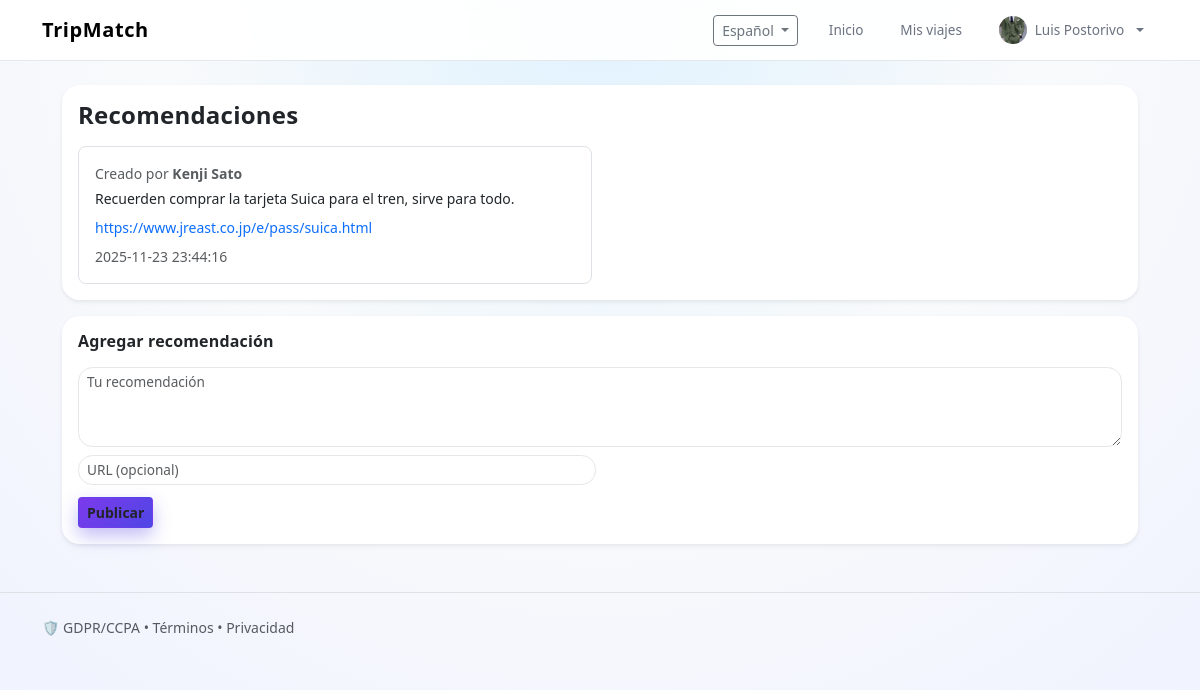
The page /?screen=recommendations&lang=es&trip_id=116 (signed in) on the database its author committed.
### tables this page shows
CREATE TABLE `users` (
  `id` int(10) UNSIGNED NOT NULL,
  `name` varchar(100) NOT NULL,
  `email` varchar(150) NOT NULL,
  `password_hash` varchar(255) DEFAULT NULL,
  `country` varchar(100) DEFAULT NULL,
  `bio` text DEFAULT NULL,
  `avatar` varchar(255) DEFAULT NULL,
  `show_bio` tinyint(1) NOT NULL DEFAULT 1,
  `sos_enabled` tinyint(1) NOT NULL DEFAULT 0,
  `share_location` tinyint(1) NOT NULL DEFAULT 0,
  `languages` longtext DEFAULT NULL CHECK (json_valid(`languages`)),
  `not_traveling` tinyint(1) NOT NULL DEFAULT 0,
  `phone` varchar(50) DEFAULT NULL,
  `created_at` datetime NOT NULL,
  `updated_at` datetime DEFAULT current_timestamp() ON UPDATE current_timestamp(),
  `last_login` datetime DEFAULT NULL
);

CREATE TABLE `tips` (
  `id` int(10) UNSIGNED NOT NULL,
  `user_id` int(10) UNSIGNED NOT NULL,
  `trip_id` int(10) UNSIGNED DEFAULT NULL,
  `text` text NOT NULL,
  `url` varchar(255) DEFAULT NULL,
  `created_at` datetime NOT NULL
);

### app/helpers.php (called while the page is built, shortened)
<?php
function html($s)
{
    return htmlspecialchars($s ?? '', ENT_QUOTES, 'UTF-8');
}
function is_logged_in($user)
{
    return is_array($user ?? null) && !empty($user['id']);
}

### app/bootstrap.php (called while the page is built, shortened)
<?php
require __DIR__ . '/helpers.php';
function load_current_user()
{
    $pdo = db();
    if (!empty($_SESSION['user_id'])) {
        $stmt = $pdo->prepare('SELECT * FROM users WHERE id = :id');
        $stmt->execute([':id' => $_SESSION['user_id']]);
        $user = $stmt->fetch();
        if ($user) {
            return $user;
        }
    }
    return null;
}
function load_tips($tripId = null)
{
    $pdo = db();
    $sql = "SELECT t.*, u.name AS user_name
            FROM tips t
            JOIN users u ON u.id = t.user_id
            WHERE 1 = 1";
    $params = [];
    if (!empty($tripId)) {
        $sql .= " AND t.trip_id = :trip_id";
        $params[':trip_id'] = (int)$tripId;
    }
    $sql .= " ORDER BY t.created_at DESC";
    $stmt = $pdo->prepare($sql);
    $stmt->execute($params);
    return $stmt->fetchAll();
}

### views/recommendations.php (the view, shortened to what this page needs)
<?php
function view_recommendations($t, $tips)
{
    ?>
<section class="mb-4">
  <div class="card shadow-sm border-0 mb-3">
    <div class="card-body">
      <h2 class="h4 fw-semibold mb-3"><?=html($t['recommendations'] ?? 'Recomendaciones')?></h2>
      <div class="row g-3">
        <?php if (!empty($tips)): ?>
          <?php foreach ($tips as $tip): ?>
            <div class="col-md-6">
              <div class="border rounded-3 p-3 h-100 d-flex flex-column">
                <div class="small text-muted mb-1">
                  <?=html($t['created'] ?? 'Creado')?> <?=html($t['by'] ?? 'por')?>
                  <b><?=html($tip['user_name'] ?? 'Usuario')?></b>
                </div>
                <p class="small mb-2 flex-grow-1">
                  <?=html($tip['text'] ?? ($tip['body'] ?? ($tip['tip'] ?? '')))?>
                </p>
                <?php if (!empty($tip['url'])): ?>
                  <a href="<?=html($tip['url'])?>" class="small text-decoration-none mb-2" target="_blank" rel="noopener">
                    <?=html($tip['url'])?>
                  </a>
                <?php endif; ?>
                <div class="mt-auto d-flex justify-content-between align-items-center small text-muted">
                  <span>
                    <?php if (!empty($tip['created_at'])): ?>
                      <?=html($tip['created_at'])?>
                    <?php endif; ?>
                  </span>
                </div>
              </div>
            </div>
          <?php endforeach; ?>
        <?php else: ?>
          <div class="col-12">
            <p class="text-muted small mb-0"><?=html($t['no_recommendations'] ?? 'Todavía no hay recomendaciones.')?></p>
          </div>
        <?php endif; ?>
      </div>
    </div>
  </div>
  <div class="card shadow-sm border-0">
    <div class="card-body">
      <h3 class="h6 fw-semibold mb-3"><?=html($t['add_recommendation'] ?? 'Agregar recomendación')?></h3>
      <form method="post">
        <div class="row g-2">
          <div class="col-12">
            <textarea name="text" rows="3" class="form-control form-control-sm" placeholder="<?=html($t['your_recommendation'] ?? 'Tu recomendación')?>"></textarea>
          </div>
          <div class="col-md-6">
            <input name="url" class="form-control form-control-sm" placeholder="URL (opcional)" />
          </div>
          <div class="col-12">
            <button class="btn btn-warning btn-sm mt-1 text-dark fw-semibold" type="submit">
              <?=html($t['publish'] ?? 'Publicar')?>
            </button>
          </div>
        </div>
      </form>
    </div>
  </div>
</section>
    <?php
}

### views/layout_header.php (shortened to what this page needs)
<?php
function nav_link($label, $screen)
{
    $lang = $_SESSION['lang'] ?? 'es';
    return '<a class="nav-link small" href="?screen='
        . htmlspecialchars($screen, ENT_QUOTES)
        . '&lang=' . htmlspecialchars($lang, ENT_QUOTES) . '">'
        . html($label) . '</a>';
}
function render_header($t, $STRINGS, $locale, $user)
{
    global $APP_NAME;
    ?>
<!DOCTYPE html>
<html lang="<?=html($locale)?>">
<head>
  <link href="https://cdn.jsdelivr.net/npm/bootstrap@5.3.3/dist/css/bootstrap.min.css" rel="stylesheet">
  <link rel="stylesheet" href="css/theme.css">
  <link rel="stylesheet" href="https://unpkg.com/leaflet@1.9.4/dist/leaflet.css"
/>
</head>
<body class="tm-body">
  <nav class="navbar tm-navbar navbar-expand-lg sticky-top">
    <div class="container">
      <a class="navbar-brand fw-bold" href="?screen=landing&lang=<?=html($locale)?>">
        <?=html($t['brand'] ?? $APP_NAME)?>
      </a>
      <div class="collapse navbar-collapse" id="mainNavbar">
        <ul class="navbar-nav ms-auto align-items-lg-center gap-lg-2">
          <li class="nav-item dropdown me-2">
            <button class="btn btn-outline-secondary btn-sm dropdown-toggle d-flex align-items-center"
                    id="langDropdown" data-bs-toggle="dropdown" type="button" aria-expanded="false">
              <span class="me-1">
                <?=html($STRINGS[$locale]['i18n'] ?? strtoupper($locale))?>
              </span>
            </button>
          </li>
          <?php if (is_logged_in($user)): ?>
          <li class="nav-item">
            <?= nav_link('Inicio', 'landing'); ?>
          </li>
          <li class="nav-item">
            <?= nav_link($t['myTrips'], 'trips'); ?>
          </li>
          <?php endif; ?>
          <?php if (!is_logged_in($user)): ?>
            <li class="nav-item">
              <?= nav_link($t['getStarted'], 'login'); ?>
            </li>
          <?php else: ?>
            <li class="nav-item dropdown">
              <a class="nav-link dropdown-toggle small d-flex align-items-center gap-2"
                 href="#"
                 role="button"
                 data-bs-toggle="dropdown">
                <?php $avatar = $user['avatar'] ?? null; ?>
                <?php if (!empty($avatar)): ?>
                  <img
                    src="uploads/avatars/<?=html($avatar)?>"
                    alt="<?=html($user['name'] ?? 'U')?>"
                    class="rounded-circle"
                    style="width: 28px; height: 28px; object-fit: cover;">
                <?php endif; ?>
                <span><?=html($user['name'] ?? 'Usuario')?></span>
              </a>
            </li>
          <?php endif; ?>
</ul>
      </div>
    </div>
  </nav>
  <main class="container my-4">
    <?php
}

### public/css/theme.css (style rules this page uses)
:root { --tm-primary: #7c3aed; --tm-primary-soft: #ede9fe; --tm-secondary: #22c55e; --tm-accent: #f97316; --tm-bg: #f3f4f6; --tm-text-main: #0f172a; --tm-text-muted: #6b7280; }
.tm-body { font-family: "Poppins", system-ui, -apple-system, BlinkMacSystemFont, "Segoe UI", sans-serif; background: radial-gradient(circle at top, #e0f2fe 0, #f9fafb 45%, #eef2ff 100%); color: var(--tm-text-main); min-height: 100vh; }
main.container { max-width: 1100px; }
.card, .btn, .form-control, .form-select, .navbar, .badge { transition: all 0.18s ease-out; }
.navbar.tm-navbar { background: rgba(255, 255, 255, 0.92); backdrop-filter: blur(10px); border-bottom: 1px solid rgba(148, 163, 184, 0.25); }
.navbar.tm-navbar .navbar-brand { font-weight: 700; letter-spacing: 0.03em; display: flex; align-items: center; gap: 0.35rem; }
.navbar.tm-navbar .nav-link { font-size: 0.85rem; font-weight: 500; color: var(--tm-text-muted); border-radius: 999px; padding-inline: 0.9rem; }
.btn-primary, .btn-warning { background: linear-gradient(135deg, var(--tm-primary), #4f46e5); border-color: transparent; color: #ffffff; box-shadow: 0 8px 18px rgba(79, 70, 229, 0.35); }
.card { border-radius: 1.1rem; border: 1px solid rgba(148, 163, 184, 0.25); }
h1, h2, h3, h4, h5 { letter-spacing: 0.01em; }
.form-control, .form-select { border-radius: 0.9rem; border-color: #e5e7eb; font-size: 0.85rem; }
textarea.form-control { min-height: 80px; }

### rows shown on the page
users: avatar (picture), name "Luis Postorivo"
tips: created "Creado", by "por", user.name "Kenji Sato", text "Recuerden comprar la tarjeta Suica para el tren, sirve para todo.", url "https://www.jreast.co.jp/e/pass/suica.html", created_at "2025-11-23 23:44:16"

### other values the page prints
html($t['brand'] ?? $APP_NAME) "TripMatch"
html($STRINGS[$locale]['i18n'] ?? strtoupper($locale)) "Español"
html($label) "Inicio Mis viajes"
html($t['recommendations'] ?? 'Recomendaciones') "Recomendaciones"
html($t['add_recommendation'] ?? 'Agregar recomendación') "Agregar recomendación"
html($t['publish'] ?? 'Publicar') "Publicar"
